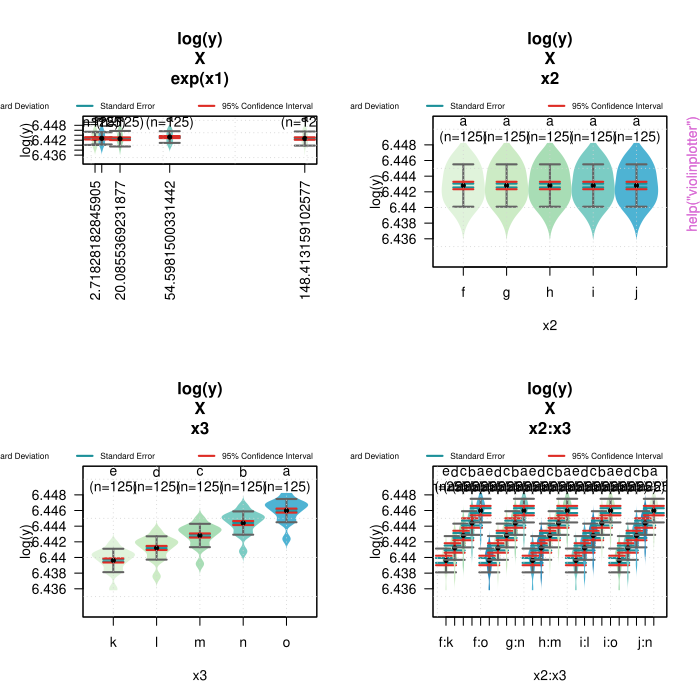

Recreate this plot in R.
pkgname <- "violinplotter"
source(file.path(R.home("share"), "R", "examples-header.R"))
options(warn = 1)
library('violinplotter')

base::assign(".oldSearch", base::search(), pos = 'CheckExEnv')
base::assign(".old_wd", base::getwd(), pos = 'CheckExEnv')
cleanEx()
nameEx("violinplotter")
### * violinplotter

flush(stderr()); flush(stdout())

### Name: violinplotter
### Title: Plotting and Comparing Means with Violin Plots
### Aliases: violinplotter

### ** Examples

x1 = rep(rep(rep(c(1:5), each=5), times=5), times=5)
x2 = rep(rep(letters[6:10], each=5*5), times=5)
x3 = rep(letters[11:15], each=5*5*5)
y = rep(1:5, each=5*5*5) + rnorm(rep(1:5, each=5), length(x1))
formula = log(y) ~ exp(x1) + x2 + x3 + (x2:x3)
test1 = violinplotter(formula=formula)
test2 = violinplotter(formula=formula, PLOT_BARS=c("ci", "stdev"))




### * <FOOTER>
###
cleanEx()
options(digits = 7L)
base::cat("Time elapsed: ", proc.time() - base::get("ptime", pos = 'CheckExEnv'),"\n")
grDevices::dev.off()
###
### Local variables: ***
### mode: outline-minor ***
### outline-regexp: "\\(> \\)?### [*]+" ***
### End: ***
quit('no')
